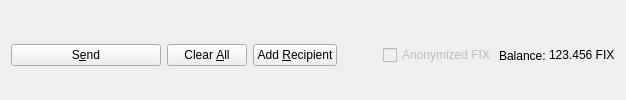
         <widget class="QFrame" name="frame_Send">
          <layout class="QHBoxLayout" name="horizontalLayout">
           <property name="bottomMargin">
            <number>0</number>
           </property>
           <item>
            <widget class="QPushButton" name="sendButton">
             <property name="minimumSize">
              <size>
               <width>150</width>
               <height>0</height>
              </size>
             </property>
             <property name="toolTip">
              <string>Confirm the send action</string>
             </property>
             <property name="text">
              <string>S&amp;end</string>
             </property>
             <property name="icon">
              <iconset>
               <normaloff>:/icons/send</normaloff>:/icons/send</iconset>
             </property>
             <property name="autoDefault">
              <bool>false</bool>
             </property>
            </widget>
           </item>
           <item>
            <widget class="QPushButton" name="clearButton">
             <property name="sizePolicy">
              <sizepolicy hsizetype="Minimum" vsizetype="Fixed">
               <horstretch>0</horstretch>
               <verstretch>0</verstretch>
              </sizepolicy>
             </property>
             <property name="toolTip">
              <string>Clear all fields of the form.</string>
             </property>
             <property name="text">
              <string>Clear &amp;All</string>
             </property>
             <property name="icon">
              <iconset>
               <normaloff>:/icons/remove</normaloff>:/icons/remove</iconset>
             </property>
             <property name="autoDefault">
              <bool>false</bool>
             </property>
            </widget>
           </item>
           <item>
            <widget class="QPushButton" name="addButton">
             <property name="toolTip">
              <string>Send to multiple recipients at once</string>
             </property>
             <property name="text">
              <string>Add &amp;Recipient</string>
             </property>
             <property name="icon">
              <iconset>
               <normaloff>:/icons/add</normaloff>:/icons/add</iconset>
             </property>
             <property name="autoDefault">
              <bool>false</bool>
             </property>
            </widget>
           </item>
           <item>
            <spacer name="horizontalSpacer">
             <property name="orientation">
              <enum>Qt::Horizontal</enum>
             </property>
             <property name="sizeHint" stdset="0">
              <size>
               <width>40</width>
               <height>20</height>
              </size>
             </property>
            </spacer>
           </item>
           <item>
            <layout class="QHBoxLayout" name="horizontalLayout_2">
             <property name="spacing">
              <number>3</number>
             </property>
             <item>
              <widget class="QCheckBox" name="checkzFIX">
               <property name="enabled">
                <bool>false</bool>
               </property>
               <property name="text">
                <string>Anonymized FIX</string>
               </property>
              </widget>
             </item>
             <item>
              <widget class="QLabel" name="label">
               <property name="text">
                <string>Balance:</string>
               </property>
              </widget>
             </item>
             <item>
              <widget class="QLabel" name="labelBalance">
               <property name="sizePolicy">
                <sizepolicy hsizetype="Preferred" vsizetype="Fixed">
                 <horstretch>0</horstretch>
                 <verstretch>0</verstretch>
                </sizepolicy>
               </property>
               <property name="cursor">
                <cursorShape>IBeamCursor</cursorShape>
               </property>
               <property name="text">
                <string notr="true">123.456 FIX</string>
               </property>
               <property name="textInteractionFlags">
                <set>Qt::LinksAccessibleByMouse|Qt::TextSelectableByKeyboard|Qt::TextSelectableByMouse</set>
               </property>
              </widget>
             </item>
            </layout>
           </item>
          </layout>
         </widget>
